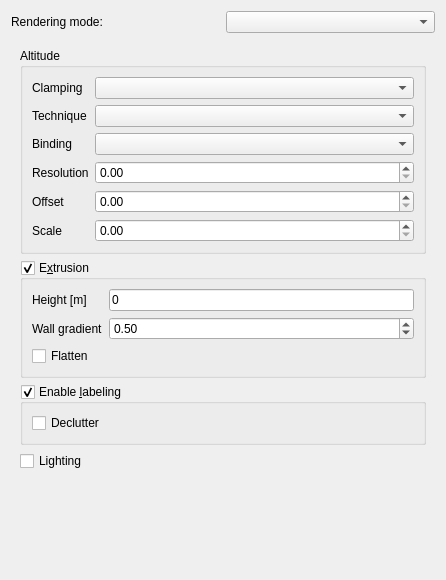
<?xml version="1.0" encoding="UTF-8"?>
<ui version="4.0">
 <class>QgsGlobeVectorLayerPropertiesPage</class>
 <widget class="QgsMapLayerConfigWidget" name="QgsGlobeVectorLayerPropertiesPage">
  <property name="geometry">
   <rect>
    <x>0</x>
    <y>0</y>
    <width>446</width>
    <height>580</height>
   </rect>
  </property>
  <property name="windowTitle">
   <string>Form</string>
  </property>
  <layout class="QGridLayout" name="gridLayout">
   <item row="1" column="0" colspan="2">
    <widget class="QStackedWidget" name="stackedWidgetRenderingMode">
     <property name="currentIndex">
      <number>1</number>
     </property>
     <widget class="QWidget" name="pageRasterized">
      <layout class="QVBoxLayout" name="verticalLayout"/>
     </widget>
     <widget class="QWidget" name="pageModel">
      <layout class="QVBoxLayout" name="verticalLayout_2">
       <item>
        <widget class="QGroupBox" name="groupBoxAltitude">
         <property name="title">
          <string>Altitude</string>
         </property>
         <layout class="QFormLayout" name="formLayout">
          <item row="0" column="0">
           <widget class="QLabel" name="labelAltitudeClamping">
            <property name="toolTip">
             <string>Terrain following behavior</string>
            </property>
            <property name="text">
             <string>Clamping</string>
            </property>
           </widget>
          </item>
          <item row="0" column="1">
           <widget class="QComboBox" name="comboBoxAltitudeClamping">
            <property name="toolTip">
             <string>Terrain following behavior</string>
            </property>
           </widget>
          </item>
          <item row="1" column="0">
           <widget class="QLabel" name="labelAltitudeTechnique">
            <property name="toolTip">
             <string>Terrain following technique</string>
            </property>
            <property name="text">
             <string>Technique</string>
            </property>
           </widget>
          </item>
          <item row="2" column="0">
           <widget class="QLabel" name="labelAltitudeBinding">
            <property name="toolTip">
             <string>Granularity at which to sample the terrain</string>
            </property>
            <property name="text">
             <string>Binding</string>
            </property>
           </widget>
          </item>
          <item row="3" column="0">
           <widget class="QLabel" name="labelAltitudeResolution">
            <property name="toolTip">
             <string>Elevation data resolution at which to sample terrain height</string>
            </property>
            <property name="text">
             <string>Resolution</string>
            </property>
           </widget>
          </item>
          <item row="4" column="0">
           <widget class="QLabel" name="labelAltitudeOffset">
            <property name="toolTip">
             <string>Vertical offset to apply to geometry Z</string>
            </property>
            <property name="text">
             <string>Offset</string>
            </property>
           </widget>
          </item>
          <item row="5" column="0">
           <widget class="QLabel" name="labelAltitudeScale">
            <property name="toolTip">
             <string>Scale factor to apply to geometry Z</string>
            </property>
            <property name="text">
             <string>Scale</string>
            </property>
           </widget>
          </item>
          <item row="1" column="1">
           <widget class="QComboBox" name="comboBoxAltitudeTechnique">
            <property name="toolTip">
             <string>Terrain following technique</string>
            </property>
           </widget>
          </item>
          <item row="2" column="1">
           <widget class="QComboBox" name="comboBoxAltitudeBinding">
            <property name="toolTip">
             <string>Granularity at which to sample the terrain</string>
            </property>
           </widget>
          </item>
          <item row="3" column="1">
           <widget class="QDoubleSpinBox" name="spinBoxAltitudeResolution">
            <property name="toolTip">
             <string>Elevation data resolution at which to sample terrain height</string>
            </property>
           </widget>
          </item>
          <item row="4" column="1">
           <widget class="QDoubleSpinBox" name="spinBoxAltitudeOffset">
            <property name="toolTip">
             <string>Vertical offset to apply to geometry Z</string>
            </property>
           </widget>
          </item>
          <item row="5" column="1">
           <widget class="QDoubleSpinBox" name="spinBoxAltitudeScale">
            <property name="toolTip">
             <string>Scale factor to apply to geometry Z</string>
            </property>
           </widget>
          </item>
         </layout>
        </widget>
       </item>
       <item>
        <widget class="QGroupBox" name="groupBoxExtrusion">
         <property name="title">
          <string>E&amp;xtrusion</string>
         </property>
         <property name="checkable">
          <bool>true</bool>
         </property>
         <layout class="QFormLayout" name="formLayout_2">
          <property name="fieldGrowthPolicy">
           <enum>QFormLayout::AllNonFixedFieldsGrow</enum>
          </property>
          <item row="0" column="0">
           <widget class="QLabel" name="labelExtrusionHeight_2">
            <property name="text">
             <string>Height [m]</string>
            </property>
           </widget>
          </item>
          <item row="0" column="1">
           <widget class="QLineEdit" name="labelExtrusionHeight">
            <property name="toolTip">
             <string>Extrusion height, either a numeric value, or a field expression</string>
            </property>
            <property name="text">
             <string>0</string>
            </property>
           </widget>
          </item>
          <item row="2" column="0">
           <widget class="QLabel" name="labelExtrusionWallGradient">
            <property name="text">
             <string>Wall gradient</string>
            </property>
           </widget>
          </item>
          <item row="2" column="1">
           <widget class="QDoubleSpinBox" name="spinBoxExtrusionWallGradient">
            <property name="toolTip">
             <string>Wall coloring gradient</string>
            </property>
            <property name="maximum">
             <double>1.000000000000000</double>
            </property>
            <property name="singleStep">
             <double>0.100000000000000</double>
            </property>
            <property name="value">
             <double>0.500000000000000</double>
            </property>
           </widget>
          </item>
          <item row="3" column="0" colspan="2">
           <widget class="QCheckBox" name="checkBoxExtrusionFlatten">
            <property name="toolTip">
             <string>Whether the top cap of the extruded geometry should be flat</string>
            </property>
            <property name="text">
             <string>Flatten</string>
            </property>
           </widget>
          </item>
         </layout>
        </widget>
       </item>
       <item>
        <widget class="QGroupBox" name="groupBoxLabelingEnabled">
         <property name="title">
          <string>Enable &amp;labeling</string>
         </property>
         <property name="checkable">
          <bool>true</bool>
         </property>
         <layout class="QFormLayout" name="formLayout_4">
          <item row="0" column="0">
           <widget class="QCheckBox" name="checkBoxLabelingDeclutter">
            <property name="text">
             <string>Declutter</string>
            </property>
           </widget>
          </item>
         </layout>
        </widget>
       </item>
       <item>
        <widget class="QCheckBox" name="checkBoxLighting">
         <property name="text">
          <string>Lighting</string>
         </property>
        </widget>
       </item>
      </layout>
     </widget>
    </widget>
   </item>
   <item row="0" column="0">
    <widget class="QLabel" name="labelRenderingMode">
     <property name="text">
      <string>Rendering mode:</string>
     </property>
    </widget>
   </item>
   <item row="0" column="1">
    <widget class="QComboBox" name="comboBoxRenderingMode">
     <property name="toolTip">
      <string>Rendering method for the layer</string>
     </property>
    </widget>
   </item>
   <item row="2" column="0" colspan="2">
    <spacer name="verticalSpacer">
     <property name="orientation">
      <enum>Qt::Vertical</enum>
     </property>
     <property name="sizeHint" stdset="0">
      <size>
       <width>20</width>
       <height>40</height>
      </size>
     </property>
    </spacer>
   </item>
  </layout>
 </widget>
 <customwidgets>
  <customwidget>
   <class>QgsMapLayerConfigWidget</class>
   <extends>QWidget</extends>
   <header>qgsmaplayerconfigwidget.h</header>
   <container>1</container>
  </customwidget>
 </customwidgets>
 <resources/>
 <connections/>
</ui>
